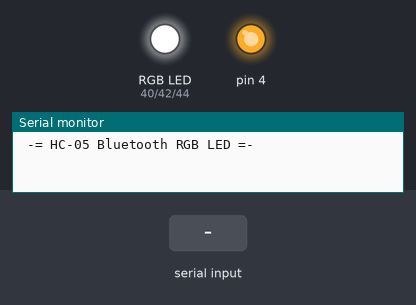
Simulated run of this sketch. Board: Arduino Mega 2560, built with avr-gcc and run on an emulated ATmega2560. On the bench: an RGB LED mixed from three pins (HIGH = lit), output pins drawn as LEDs (lit = HIGH), the last lines printed to the serial monitor. Inputs (shaded band) come from the test bench. Dim RGB values are drawn brighter than linear.

Above: at 2.7 s.
2.8 s: "30,150,10\n" received over the second serial link
At 4.0 s:
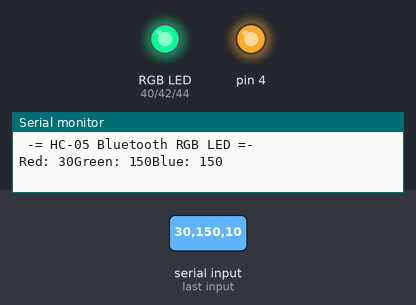
4.3 s: "90,45,200\n" received over the second serial link
At 5.3 s:
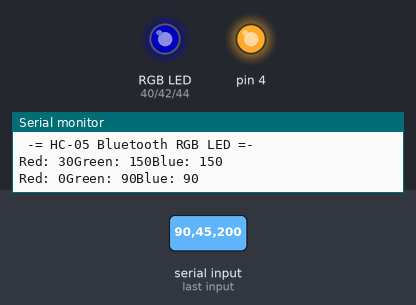
Timing chart, 0 to 7.3 s (numbered marks = the images above; inputs shaded):
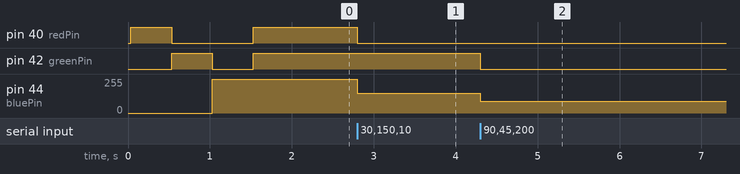

The sketch:

rgblights.ino
```cpp
#include <SoftwareSerial.h>


int R, G,B;

SoftwareSerial BLU(0,1);
#define redPin 40
#define greenPin 42
#define bluePin 44


void setup() {
  Serial.begin(9600) ;
  Serial.println (" -= HC-05 Bluetooth RGB LED =-");
  BLU.begin(9600) ;
  BLU.println("-HC-05 Bluetooth RGB LED =-");


  pinMode( 4, OUTPUT);
  pinMode(redPin, OUTPUT);
  pinMode(greenPin, OUTPUT);
  digitalWrite(4, HIGH);
  setColor(R, G, B);
  setColor(255, 0, 0);
  delay(500);
  setColor(0, 255, 0);
  delay(500);
  setColor(0, 0, 255);
  delay(500);
  setColor(255, 255, 255);


}

void loop() {

 while (BLU.available () > 0 )
 {

    int redInt = BLU.parseInt();
    int greenInt = BLU.parseInt();
    int blueInt = BLU.parseInt ();
    redInt = constrain (redInt, 0, 255);
    blueInt = constrain(greenInt, 0, 255);
    if (BLU.available () > 0 )
    {
      setColor(redInt, greenInt, blueInt);
      Serial.print ("Red: ");
      Serial.print (redInt);
      Serial.print ("Green: ");
      Serial.print (greenInt);
      Serial.print ("Blue: ");
      Serial.print (blueInt );
      Serial.println ();
      BLU.flush();

    }
 }

}

void setColor(int red, int green, int blue)

{
  analogWrite(redPin, red);
  analogWrite(greenPin, green);
  analogWrite (bluePin, blue);
}
```

Measured:
- after the input at 2.8 s, pin 40 (redPin): HIGH → LOW at once; pin 44 (bluePin): 255/255 → 150/255 at once
- after the input at 4.3 s, pin 42 (greenPin): HIGH → LOW at once; pin 44 (bluePin): 150/255 → 90/255 at once
